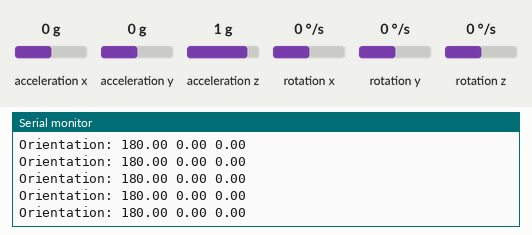
This sketch was run on a simulated Arduino Uno, built with avr-gcc and run on an emulated ATmega328P. On the bench: the last lines printed to the serial monitor. The inputs (shaded band) are chosen by the test bench; at power-on: acceleration x 0 g, acceleration y 0 g, acceleration z 1 g, rotation x 0 °/s, rotation y 0 °/s, rotation z 0 °/s.

Above: at 1.2 s.
1.3 s: acceleration x set to -1.4 g
At 1.35 s:
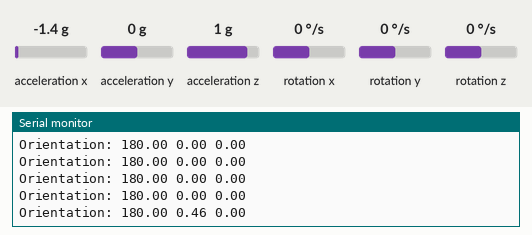
4.3 s: acceleration y set to -1.4 g
At 4.35 s:
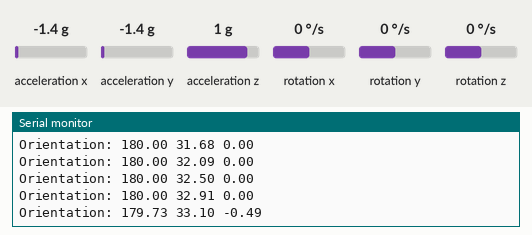
5.8 s: acceleration z set to -1.4 g
At 5.87 s:
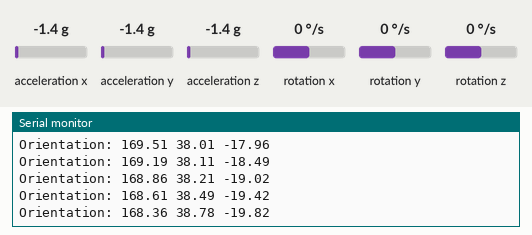
7.3 s: rotation x set to -192 °/s
At 7.31 s:
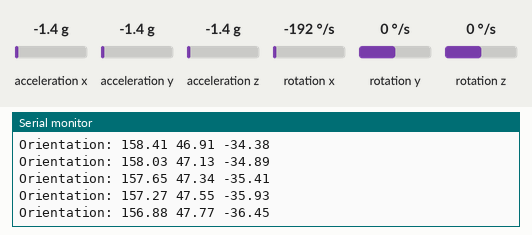
8.8 s: rotation y set to -192 °/s
At 8.83 s:
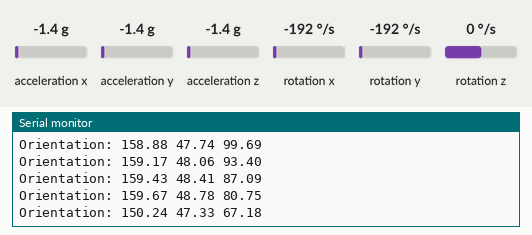
Timing chart, 0 to 11.3 s (numbered marks = the images above; inputs shaded):
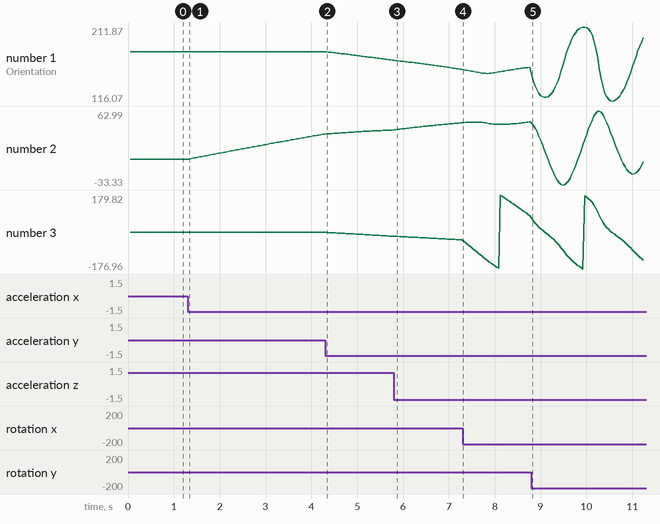

Measured:
- after the input at 1.3 s, the serial monitor: prints a new line at once (image 1)
- plotted number 2: 0 → 32.91 after the input at 1.3 s

The sketch:

LSM6AHRS.ino
```cpp
#include <MadgwickAHRS.h>

#include <Wire.h>
#include <LSM6.h>

LSM6 imu;

Madgwick filter;
unsigned long microsPerReading, microsPrevious;
float accelScale, gyroScale;

void setup() {
  Serial.begin(9600);
  Wire.begin();

  if (!imu.init())
  {
    Serial.println("Failed to detect and initialize IMU!");
    while (1);
  }
  imu.enableDefault();

  // start the IMU and filter
  //CurieIMU.begin();
  //CurieIMU.setGyroRate(25);
  //CurieIMU.setAccelerometerRate(25);
  filter.begin(25);

  // Set the accelerometer range to 2G
  //CurieIMU.setAccelerometerRange(2);
  // Set the gyroscope range to 250 degrees/second
  //CurieIMU.setGyroRange(250);

  // initialize variables to pace updates to correct rate
  // This is to maximize imu performance
  microsPerReading = 1000000 / 25;
  microsPrevious = micros();
}

void loop() {
  int aix, aiy, aiz;
  int gix, giy, giz;
  float ax, ay, az;
  float gx, gy, gz;
  float roll, pitch, heading;
  unsigned long microsNow;

  // check if it's time to read data and update the filter
  microsNow = micros();
  if (microsNow - microsPrevious >= microsPerReading) {

    // read raw data from CurieIMU
    //CurieIMU.readMotionSensor(aix, aiy, aiz, gix, giy, giz);
    imu.read();
    aix = imu.a.x; aiy = imu.a.y; aiz = imu.a.z;
    gix = imu.g.x; giy = imu.g.y; giz = imu.g.z;

    // convert from raw data to gravity and degrees/second units
    ax = convertRawAcceleration(aix);
    ay = convertRawAcceleration(aiy);
    az = convertRawAcceleration(aiz);
    gx = convertRawGyro(gix);
    gy = convertRawGyro(giy);
    gz = convertRawGyro(giz);

    // update the filter, which computes orientation
    filter.updateIMU(gx, gy, gz, ax, ay, az);

    // print the heading, pitch and roll
    roll = filter.getRoll();
    pitch = filter.getPitch();
    heading = filter.getYaw();
    Serial.print("Orientation: ");
    Serial.print(heading);
    Serial.print(" ");
    Serial.print(pitch);
    Serial.print(" ");
    Serial.println(roll);

    // increment previous time, so we keep proper pace
    microsPrevious = microsPrevious + microsPerReading;
  }
}

float convertRawAcceleration(int aRaw) {
  // since we are using 2G range
  // -2g maps to a raw value of -32768
  // +2g maps to a raw value of 32767

  float a = (aRaw * 2.0) / 32768.0;
  return a;
}

float convertRawGyro(int gRaw) {
  // since we are using 250 degrees/seconds range
  // -250 maps to a raw value of -32768
  // +250 maps to a raw value of 32767

  float g = (gRaw * 250.0) / 32768.0;
  return g;
}
```
